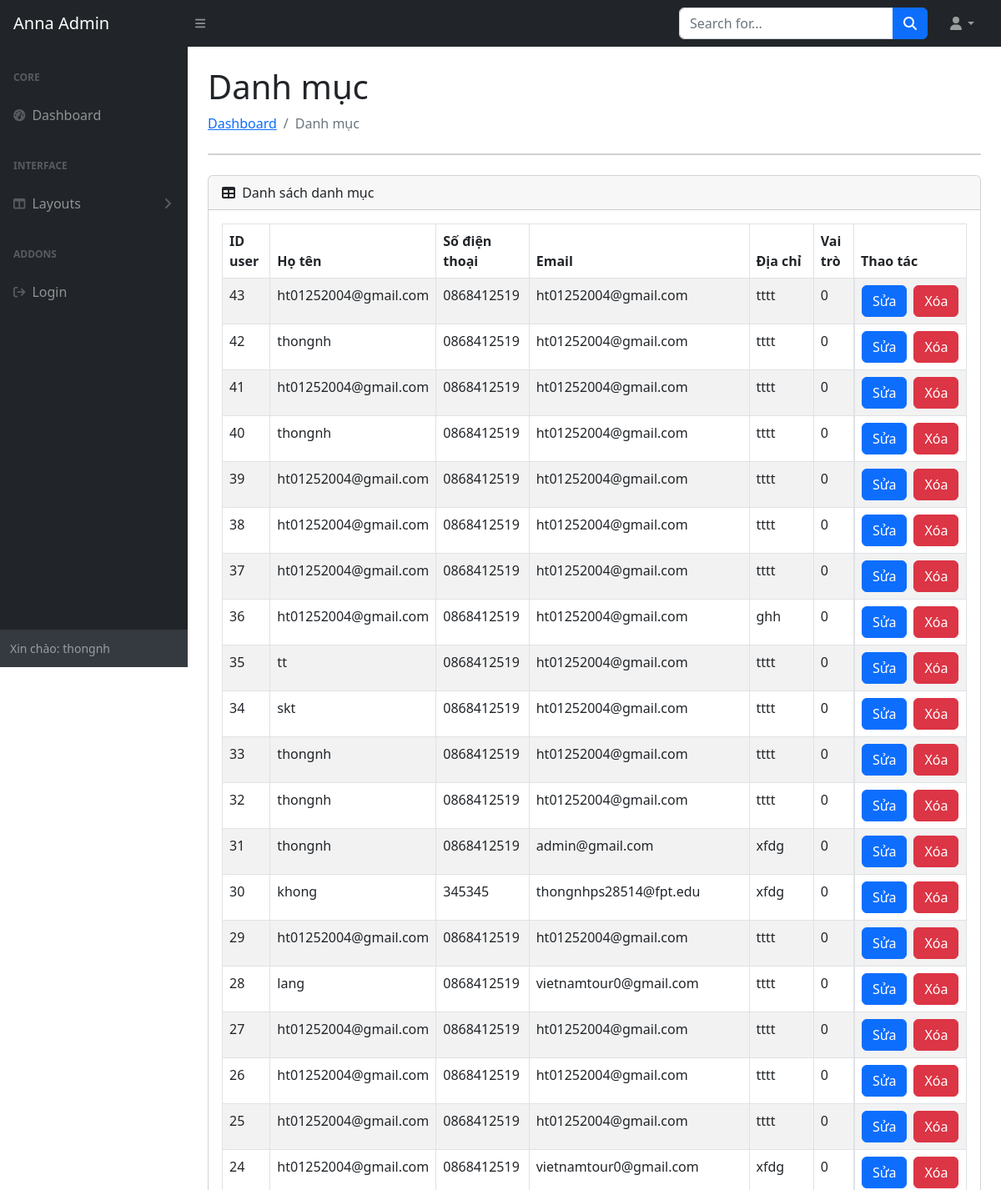
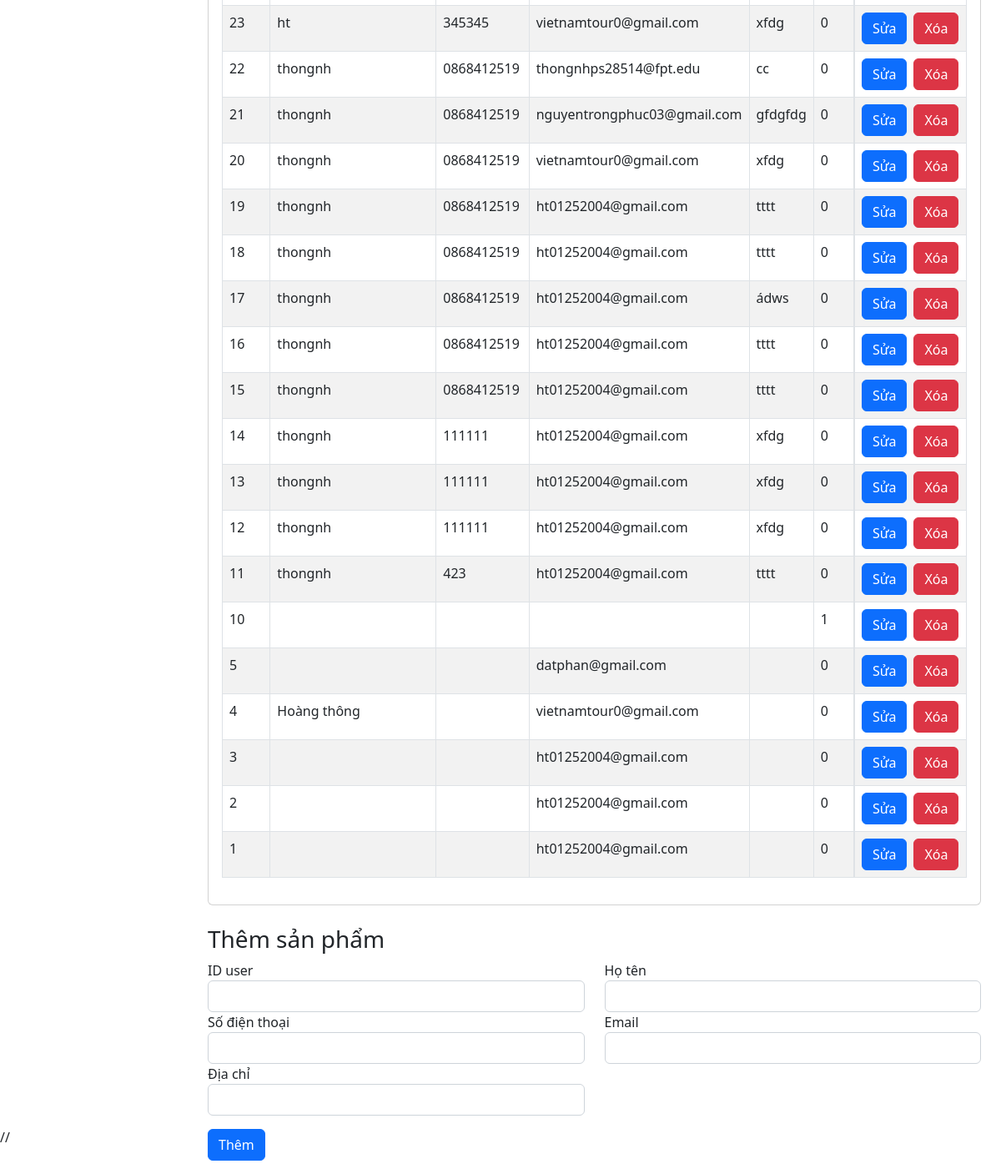
/Admin/index.php?pg=user (signed in), run on an earlier commit of the app's database (2 pictures, top to bottom).
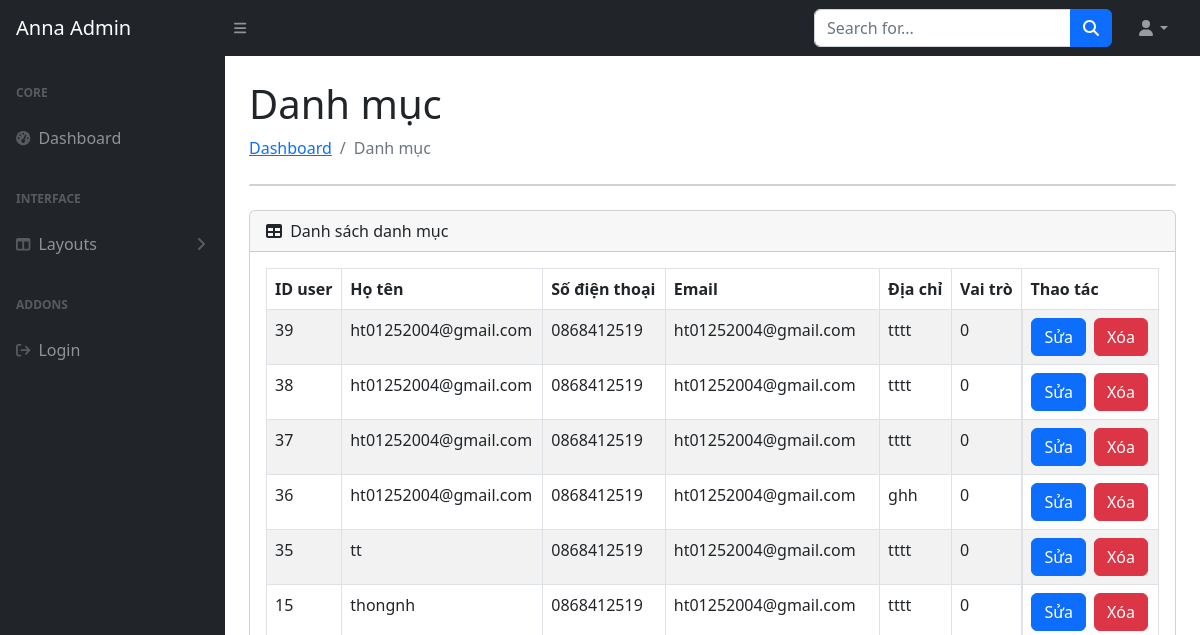
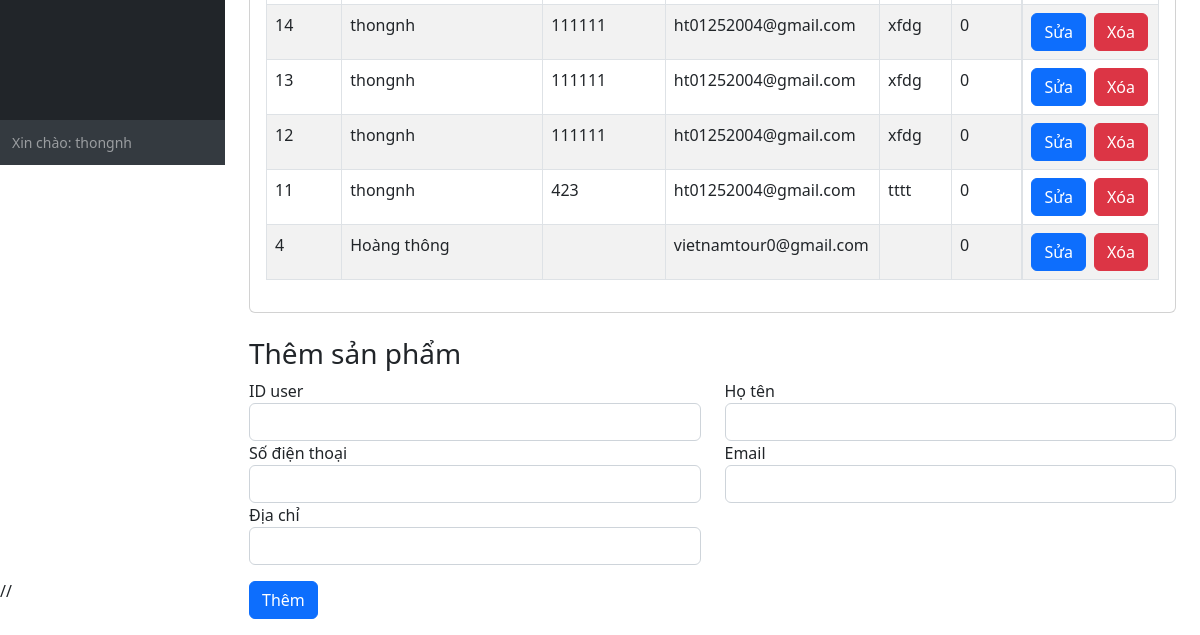
And on a later commit of the database (2 pictures, top to bottom).
### tables this page shows
CREATE TABLE `user` (
  `id_user` int(9) NOT NULL,
  `ho_ten` varchar(100) NOT NULL,
  `sdt` varchar(20) DEFAULT NULL,
  `email` varchar(100) NOT NULL,
  `dia_chi` varchar(300) DEFAULT NULL,
  `hinh` varchar(300) NOT NULL,
  `password` varchar(100) NOT NULL,
  `ma_kh` varchar(100) NOT NULL,
  `vai_tro` tinyint(1) NOT NULL DEFAULT 0,
  `username` varchar(50) NOT NULL
);

### Dao/pdo.php (called while the page is built, shortened)
<?php
function pdo_get_connection(){
    $dburl = "mysql:host=localhost;dbname=anna;charset=utf8";
    $username = 'root';
    $password = '';
    $conn = new PDO($dburl, $username, $password);
    $conn->setAttribute(PDO::ATTR_ERRMODE, PDO::ERRMODE_EXCEPTION);
    return $conn;
}
function pdo_query($sql){
    $sql_args = array_slice(func_get_args(), 1);
    try{
        $conn = pdo_get_connection();
        $stmt = $conn->prepare($sql);
        $stmt->execute($sql_args);
        $rows = $stmt->fetchAll();
        return $rows;
    }
    catch(PDOException $e){
        throw $e;
    }
    finally{
        unset($conn);
    }
}

### Dao/user.php (called while the page is built, shortened)
<?php
require_once 'pdo.php';
function get_user_all()
{
    $sql = "SELECT * FROM user ORDER BY id_user DESC";
    return  pdo_query($sql);
}

### Admin/public/admin_user.php (the view, shortened to what this page needs)
<div id="layoutSidenav_content">
    <main>
        <div class="container-fluid px-4">
            <h1 class="mt-4">Danh mục</h1>
            <ol class="breadcrumb mb-4">
                <li class="breadcrumb-item"><a href="index.html">Dashboard</a></li>
                <li class="breadcrumb-item active">Danh mục</li>
            </ol>
            <div class="card mb-4">
            </div>
            <div class="card mb-4">
                <div class="card-header">
                    <i class="fas fa-table me-1"></i>
                    Danh sách danh mục
                </div>
                <div class="card-body">
                    <table id="customTable" class="table table-striped table-bordered">
                        <thead>
                            <tr>
                                <th>ID user</th>
                                <th>Họ tên</th>
                                <th>Số điện thoại</th>
                                <th>Email</th>
                                <th>Địa chỉ</th>
                                <th>Vai trò</th>
                                <th>Thao tác</th>
                            </tr>
                        </thead>
                        <tbody>
                            <?php
                                foreach ($user_list as $item) {
                                    extract($item);
                                    $edit = "<a href='index.php?pg=update_user&id_sp=" . $id_user . "' class='btn btn-primary'>Sửa</a>";
                                    $del = "<a href='index.php?pg=del_user&id_sp=" . $id_user . "' class='btn btn-danger'>Xóa</a>";
                                    echo '
                                    <tr >
                                        <td >' . $id_user . '</td>
                                        <td>' . $ho_ten . '</td>
                                        <td>' . $sdt . '</td>
                                        <td>' . $email . '</td>
                                        <td>' . $dia_chi . '</td>
                                        <td>' . $vai_tro . '</td>
                                        <td class="d-flex gap-2">
                                            ' . $edit . $del . '
                                        </td>
                                    </tr>';
                                }
                                ?>
                        </tbody>
                    </table>
                </div>
            </div>
        </div>
        <div class="add-catalog container px-4 fz-1">
            <h3 class="add-catalog-title ">Thêm sản phẩm</h3>
            <form class="formmain row" action="index.php?pg=add_sanpham" method="post">
                <div class="form-group col-6">
                    <label class="fw-400" for="category-name ">ID user</label>
                    <input type="number" class="form-control" id="category-name" name="id_sp">
                </div>
                <div class="form-group col-6">
                    <label class="fw-400" for="category-description">Họ tên</label>
                    <select class="form-control" name="id_danhmuc">
                    </select>
                </div>
                <div class="form-group col-6">
                    <label class="fw-400" for="category-description">Số điện thoại</label>
                    <input type="number" class="form-control" id="category-description" name="sdt">
                </div>
                <div class="form-group col-6">
                    <label class="fw-400" for="category-description">Email</label>
                    <input type="email" class="form-control" id="category-description" name="email">
                </div>
                <div class="form-group col-6">
                    <label class="fw-400" for="category-description">Địa chỉ</label>
                    <input type="text" class="form-control" id="category-description" name="dia_chi">
                </div>
                <div class="py-3">
                    <input type="submit" class="btn btn-primary" name="btn-add" value="Thêm">
                </div>
            </form>
        </div>
</div>
</div>

What changed in the data, as far as the page shows it:
removed user: id_user "43", ho_ten "ht01252004@gmail.com", sdt "0868412519", email "ht01252004@gmail.com", dia_chi "tttt", vai_tro "0"
removed user: id_user "42", ho_ten "thongnh", sdt "0868412519", email "ht01252004@gmail.com", dia_chi "tttt", vai_tro "0"
removed user: id_user "41", ho_ten "ht01252004@gmail.com", sdt "0868412519", email "ht01252004@gmail.com", dia_chi "tttt", vai_tro "0"
removed user: id_user "40", ho_ten "thongnh", sdt "0868412519", email "ht01252004@gmail.com", dia_chi "tttt", vai_tro "0"
removed user: id_user "34", ho_ten "skt", sdt "0868412519", email "ht01252004@gmail.com", dia_chi "tttt", vai_tro "0"
removed user: id_user "33", ho_ten "thongnh", sdt "0868412519", email "ht01252004@gmail.com", dia_chi "tttt", vai_tro "0"
removed user: id_user "32", ho_ten "thongnh", sdt "0868412519", email "ht01252004@gmail.com", dia_chi "tttt", vai_tro "0"
removed user: id_user "31", ho_ten "thongnh", sdt "0868412519", email "admin@gmail.com", dia_chi "xfdg", vai_tro "0"
removed user: id_user "30", ho_ten "khong", sdt "345345", email "thongnhps28514@fpt.edu", dia_chi "xfdg", vai_tro "0"
removed user: id_user "29", ho_ten "ht01252004@gmail.com", sdt "0868412519", email "ht01252004@gmail.com", dia_chi "tttt", vai_tro "0"
removed user: id_user "28", ho_ten "lang", sdt "0868412519", email "vietnamtour0@gmail.com", dia_chi "tttt", vai_tro "0"
removed user: id_user "27", ho_ten "ht01252004@gmail.com", sdt "0868412519", email "ht01252004@gmail.com", dia_chi "tttt", vai_tro "0"
removed user: id_user "26", ho_ten "ht01252004@gmail.com", sdt "0868412519", email "ht01252004@gmail.com", dia_chi "tttt", vai_tro "0"
removed user: id_user "25", ho_ten "ht01252004@gmail.com", sdt "0868412519", email "ht01252004@gmail.com", dia_chi "tttt", vai_tro "0"
removed user: id_user "24", ho_ten "ht01252004@gmail.com", sdt "0868412519", email "vietnamtour0@gmail.com", dia_chi "xfdg", vai_tro "0"
removed user: id_user "23", ho_ten "ht", sdt "345345", email "vietnamtour0@gmail.com", dia_chi "xfdg", vai_tro "0"
removed user: id_user "22", ho_ten "thongnh", sdt "0868412519", email "thongnhps28514@fpt.edu", dia_chi "cc", vai_tro "0"
removed user: id_user "21", ho_ten "thongnh", sdt "0868412519", email "nguyentrongphuc03@gmail.com", dia_chi "gfdgfdg", vai_tro "0"
removed user: id_user "20", ho_ten "thongnh", sdt "0868412519", email "vietnamtour0@gmail.com", dia_chi "xfdg", vai_tro "0"
removed user: id_user "19", ho_ten "thongnh", sdt "0868412519", email "ht01252004@gmail.com", dia_chi "tttt", vai_tro "0"
removed user: id_user "18", ho_ten "thongnh", sdt "0868412519", email "ht01252004@gmail.com", dia_chi "tttt", vai_tro "0"
removed user: id_user "17", ho_ten "thongnh", sdt "0868412519", email "ht01252004@gmail.com", dia_chi "ádws", vai_tro "0"
removed user: id_user "16", ho_ten "thongnh", sdt "0868412519", email "ht01252004@gmail.com", dia_chi "tttt", vai_tro "0"
removed user: id_user "10", vai_tro "1"
removed user: id_user "5", email "datphan@gmail.com", vai_tro "0"
removed user: id_user "3", email "ht01252004@gmail.com", vai_tro "0"
removed user: id_user "2", email "ht01252004@gmail.com", vai_tro "0"
removed user: id_user "1", email "ht01252004@gmail.com", vai_tro "0"
